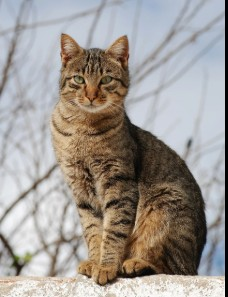
#> input picture opencv_fundamentals/photos/cat.jpg, 228 x 297 px, found by its file name
$ python edge_detection.py
#> lines starting #> are read from the running program, lines starting #| are printed output that depends on the picture; after the words box and inside, x2 and y2 are one past the last pixel; in counts of white or black regions, pixels touching at a corner belong together
import cv2 as cv
import numpy as np

img = cv.imread('opencv_fundamentals/photos/cat.jpg')
#> img is the input picture: shape (297, 228, 3); mean B, G, R 146.5, 151.9, 158.2
cv.imshow("Cat",img)
gray = cv.cvtColor(img, cv.COLOR_BGR2GRAY)
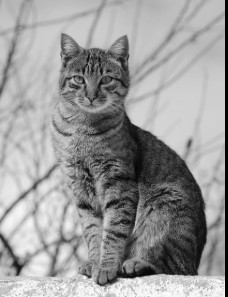
#> gray: shape (297, 228); min 0, max 255, mean 153.2

# laplacian
# cv.Laplacian(gri_resim, veri_tipi)
# Yönsüz kenar bulucu. Ani renk değişimlerini yakalar.
# Negatif (beyazdan siyaha) geçişleri kaybetmemek için cv.CV_64F geniş veri tipiyle kullanılır.
lap = cv.Laplacian(gray, cv.CV_64F)
lap = np.uint8(np.absolute(lap))
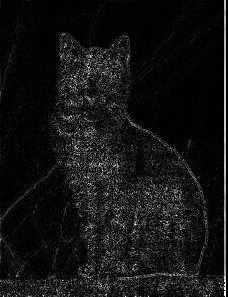
#> lap: shape (297, 228); min 0, max 250, mean 19.8
cv.imshow('Laplacian', lap)

# sobel
# cv.Sobel(gri_resim, veri_tipi, x_yonu, y_yonu)
# Yönlü kenar bulucu. x_yonu=1, y_yonu=0 verilirse sadece dikey kenarları;
# x=0, y=1 verilirse sadece yatay kenarları bulur.
sobelx = cv.Sobel(gray, cv.CV_64F, 1, 0)
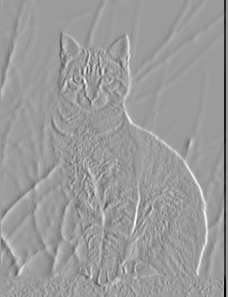
#> sobelx: shape (297, 228) float64; min -976, max 617, mean -6.4; drawn with min black and max white
sobely = cv.Sobel(gray, cv.CV_64F, 0, 1)
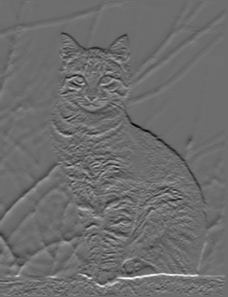
#> sobely: shape (297, 228) float64; min -617, max 826, mean 1.4; drawn with min black and max white
combined_sobel = cv.bitwise_or(sobelx, sobely)
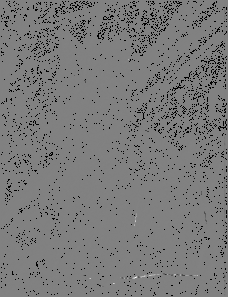
#> combined_sobel: shape (297, 228) float64; 5.59% of the values are NaN or infinite; the others: min -97024, max 94080, mean -107.2; drawn with min black, max white, NaN and infinite black
cv.imshow('sobel', combined_sobel)
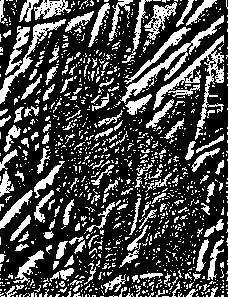
#> window 'sobel': shape (297, 228); 28.3% white; 1206 white regions (1054 under 20 px), largest, box (x1, y1, x2, y2) and area: (153, 35, 224, 129) 1323, (120, 15, 224, 104) 990, (0, 19, 66, 104) 672

# canny
# cv.Canny(gri_resim, alt_esik, ust_esik)
# En gelişmiş kenar bulucu. Alt eşik altındakileri siler, üst eşik üstündekileri kesin kenar kabul eder.
# Arafta kalan zayıf çizgileri ise güçlü çizgilere temas ediyorsa kurtarır.
canny = cv.Canny(img, 125, 175 )
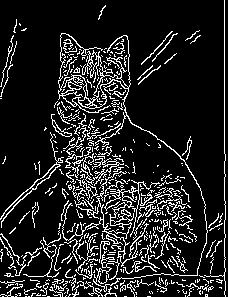
#> canny: shape (297, 228); 13.7% white in thin lines or dots
cv.imshow("Canny", canny)

cv.waitKey(0)
